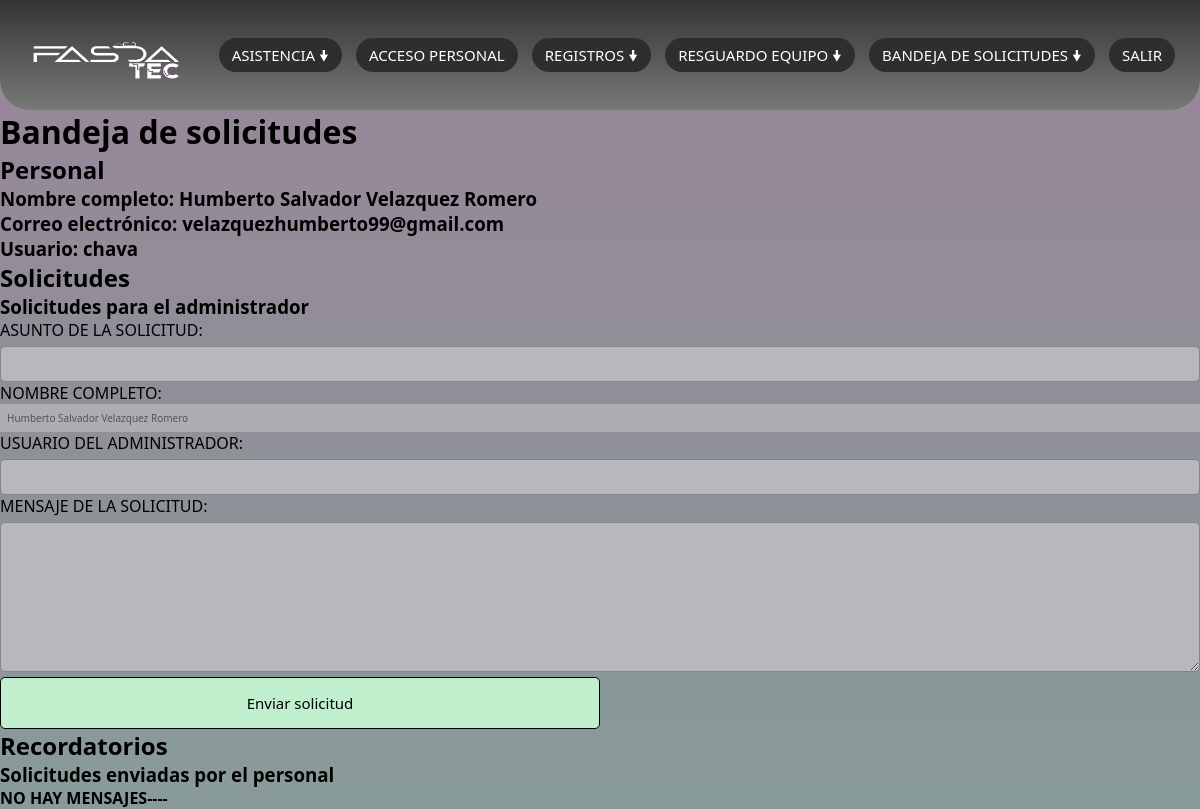
Page /bandeja_de_solicitudes_personal.php (signed in) on the committed database.
### tables this page shows
CREATE TABLE `personal` (
  `id` int(255) NOT NULL,
  `nombre` varchar(90) NOT NULL,
  `correo` varchar(90) NOT NULL,
  `telefono` varchar(12) NOT NULL,
  `puesto` varchar(40) NOT NULL,
  `usuario` varchar(40) NOT NULL,
  `password` varchar(40) NOT NULL,
  `img` varchar(255) NOT NULL DEFAULT 'recursos/user.png',
  `usuarioAlta` varchar(40) NOT NULL,
  `fecha` varchar(10) NOT NULL,
  `qr` varchar(255) NOT NULL,
  `estado` varchar(40) NOT NULL
);

### bandeja_de_solicitudes_personal.php (the view, shortened to what this page needs)
<?php
include("db-php/conexion.php");
$varSesion = $_SESSION["usuario"];
if ($varSesion == '' || $varSesion == null) {
    header("location:index.php");
} else {
    $user = $_SESSION['id'];
    $queryA = "SELECT * from personal where id=$user";
    $resultA = $conexion->query($queryA);
    if ($resultA->num_rows > 0) {
        while ($filaA = $resultA->fetch_assoc()) {
            $nombre = $filaA['nombre'];
            $correo = $filaA['correo'];
            $usuario = $filaA['usuario'];
        }
    }
?>
    <!DOCTYPE html>
    <html lang="en">
    <head>
        <link rel="stylesheet" href="css/style.css">
        <link rel="stylesheet" href="css/style-bandeja_de_solicitudes.css?see=1.0">
    </head>
    <body onload="nobackbutton();">
        <div class="cabecera">
        <?php
        include("db-php/cabecera_principal.php");
    }
        ?>
        </div>
        <div class="contenedor_bs">
            <div class="contenido">
                <div class="contenedor_grid_unacolumna">
                    <div class="contenedor_title">
                        <h1 class="titleconte">Bandeja de solicitudes</h1>
                    </div>
                </div>
                <div class="contedor_grid">
                    <div class="contendor_contenido_admin">
                        <div class="contenido_usuario">
                            <h2 class="textoti">Personal</h2>
                            <h3 class="textoti"><?php echo '<strong>Nombre completo: </strong>' . $nombre;   ?></h3>
                            <h3 class="textoti"><?php echo '<strong>Correo electrónico: </strong>' . $correo;   ?></h3>
                            <h3 class="textoti"><?php echo '<strong>Usuario: </strong>' . $usuario;   ?></h3>
                        </div>
                    </div>
                    <div class="contendor_contenido_solicitudes">
                        <div class="contenido_usuario_soli">
                            <h2 class="textoti">Solicitudes</h2>
                            <h3 class="textoti">Solicitudes para el administrador</h3>
                            <div class="contenedor_solicitud">
                                <form action="" class="formulario_solicitud" id="form_soli">
                                    <div class="contenedor_grid_unacolumna">
                                        <div class="contenedor_inputs">
                                            <div class="con_labelandinpu">
                                                <label for="asunto">Asunto de la solicitud: </label>
                                            </div>
                                            <div class="con_labelandinpu">
                                                <input type="text" name="asunto" id="txtasunto">
                                            </div>
                                        </div>
                                    </div>
                                    <div class="contedor_grid_form">
                                        <div class="contenedor_inputs">
                                            <div class="con_labelandinpu">
                                                <label for="nombre">Nombre completo: </label>
                                            </div>
                                            <div class="con_labelandinpu">
                                                <input type="text" name="nombre" disabled id="txtnombre" value="<?php echo $nombre; ?>">
                                            </div>
                                        </div>
                                        <div class="contenedor_inputs">
                                            <div class="con_labelandinpu">
                                                <label for="usuario">Usuario del administrador: </label>
                                            </div>
                                            <div class="con_labelandinpu">
                                                <input type="text" name="usuario" id="txtusuario">
                                            </div>
                                        </div>
                                    </div>
                                    <div class="contenedor_grid_unacolumna">
                                        <div class="contenedor_inputs">
                                            <div class="con_labelandinpu">
                                                <label for="mensaje">Mensaje de la solicitud: </label>
                                            </div>
                                            <div class="con_labelandinpu">
                                                <textarea name="mensaje" cols="30" rows="10" id="txtmensaje"></textarea>
                                            </div>
                                        </div>
                                    </div>
                                    <div class="contenedor_grid_unacolumna">
                                        <div class="contenedor_inputs">
                                            <div class="con_labelandinpu">
                                                <input type="submit" value="Enviar solicitud" id="SubMasse">
                                            </div>
                                        </div>
                                    </div>
                                </form>
                            </div>
                        </div>
                        <div class="contenido_usuario_soli">
                            <h2 class="textoti">Recordatorios</h2>
                            <h3 class="textoti">Solicitudes enviadas por el personal</h3>
                                                        <?php
                                $user = $_SESSION['usuario'];
                                $rol = "Personal";
                                $queryA = "SELECT * from mensajes where usuario='$user'and rol ='$rol' ";
                                $resultA = $conexion->query($queryA);
                                if ($resultA->num_rows > 0) {
                                    while ($filaA = $resultA->fetch_assoc()) {
                            ?>
                            <div class="contenedor_recordatorio">
                                <div class="contedor_grid_recordarorio">
                                    <div class="conte_nombre">
                                        <h4 class="textname"><?php echo $filaA['nombre']; ?></h4>
                                        <h5 class="puesto">(<?php echo $filaA['puesto']; ?>)</h5>
                                    </div>
                                    <div class="conte_cuerpo">
                                        <div class="conte_mensaje">
                                            <h4 class="asunto"><?php echo $filaA['asunto']; ?></h4>
                                            <h6 class="fecha"><?php echo $filaA['fecha']; ?></h6>
                                            <h5 class="mensaje"><?php echo $filaA['mensaje']; ?></h5>
                                            <div class="botoness">
                                            <a href="" onclick="revisar('<?php echo $filaA['id']; ?>');" id="deletebutton">Borrar mensaje</a>
                                            </div>
                                        </div>
                                    </div>
                                </div>
                            </div>
                            <?php
                        }
                    }else{
                            ?>
                              <div class="contenedor_recordatorio">
                                <h4>NO HAY MENSAJES----</h4>
                            </div>
                    <?php }?>
                        </div>
                    </div>
                </div>
            </div>
        </div>
        </body>
    </html>

### css/style.css (style rules this page uses)
* { margin: 0; padding: 0; box-sizing: border-box; font-family: "Segoe UI" }
html { min-height: 100%; position: relative; }
body { background: linear-gradient(to top, #56706db3, #6c516db3); font-family: Arial, Helvetica, sans-serif; }
input, textarea { width: 100%; padding: 7px; box-sizing: border-box; font-size: 10px; border: none; }
textarea { min-height: 100px; max-height: 150px; max-width: 100%; min-width: 100%; }

### css/style-bandeja_de_solicitudes.css (style rules this page uses)
* { padding: 0; margin: 0; }
input#txtasunto { padding: 10px; margin-top: 5px; background-color: #b7b8bd; border-radius: 5px; border: 1px solid #858488; color: #858488; }
input#txtusuario { padding: 10px; margin-top: 5px; background-color: #b7b8bd; border-radius: 5px; border: 1px solid #858488; color: #858488; }
textarea#txtmensaje { padding: 10px; margin-top: 5px; background-color: #b7b8bd; border-radius: 5px; border: 1px solid #858488; color: #858488; }
input#SubMasse { width: 50%; background-color: #c0efcd; padding: 15px; border-radius: 5px; font-size: 15px; border: 1px solid; }

### css/menu_sta21.css (style rules this page uses)
* { padding: 0; margin: 0; box-sizing: border-box; }

### css/style-personal2.css (style rules this page uses)
label { text-transform: uppercase; }

### css/hoja_de_estilos_generales.css (style rules this page uses)
body { height: 100%; background: #5ace25fd; font-family: 'Arial', sans-serif; }

### css/style-Galeria.css (style rules this page uses)
body { margin: 0; }

### rows in the picture
personal: nombre "Humberto Salvador Velazquez Romero", correo "velazquezhumberto99@gmail.com"

### other values in the picture
$usuario "chava"
